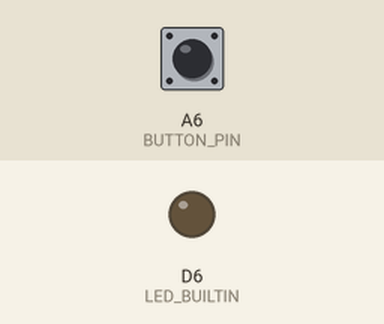
Simulated run of this sketch. Board: Arduino MKR. Parts: output pins drawn as LEDs (lit = HIGH). The test bench sets the inputs (shaded band); at power-on: A6 (BUTTON_PIN) HIGH. WiFi joins after 1.5 s; servers stay silent unless stated; random numbers use the default seed unless the sketch sets one; no MQTT or app messages arrive unless stated; what the sketch prints to the serial monitor is not drawn.

Above: at 2.7 s.
2.8 s: A6 (BUTTON_PIN) pulled LOW for 0.15 s
At 2.88 s:
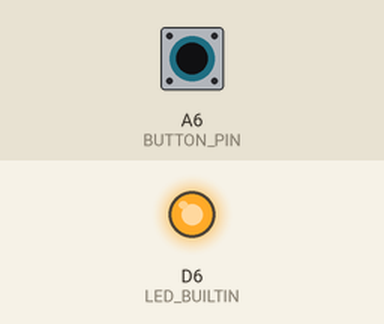
5.9 s: A6 (BUTTON_PIN) pulled LOW for 3.2 s
At 10.2 s:
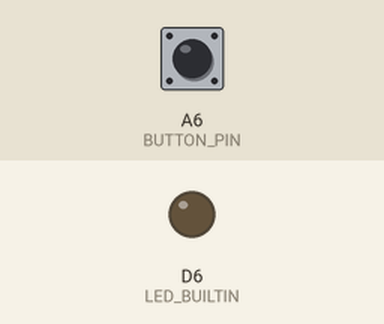
Timing chart, 0 to 11.7 s (numbered marks = the images above; inputs shaded):
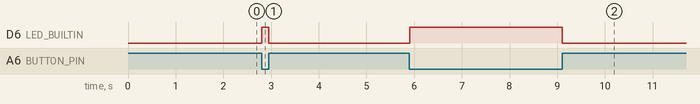

Measured:
- after the input at 2.8 s, D6 (LED_BUILTIN): LOW → HIGH at once, → LOW 0.15 s later
- after the input at 5.9 s, D6 (LED_BUILTIN): LOW → HIGH at once, → LOW 3.2 s later

The sketch:

iot_button.ino
```cpp
#include <PubSubClient.h>
#include <WiFiNINA.h>
#include <Bounce2.h>

const char* ssid = "WiFi Name"; //Enter SSID
const char* password = "WiFi Password"; //Enter Password
const char* mqttServer = "broker.hivemq.com"; //Enter server adress
const uint16_t mqttPort = 1883; // Enter server port
const char* mqttTopic = "ciid/iot/button";
#define BUTTON_PIN 21

WiFiClient wifi;
PubSubClient client(wifi);
Bounce button = Bounce();

void setup() {
  //open the serial port for debugging
  Serial.begin(115200);

  //set up the button
  pinMode(BUTTON_PIN, INPUT_PULLUP);
  button.attach(BUTTON_PIN);
  button.interval(5);

  //set up the LED for immediate feedback
  pinMode(LED_BUILTIN, OUTPUT);
  digitalWrite(LED_BUILTIN, LOW);

  //connect to wifi
  setup_wifi();
  client.setServer(mqttServer, mqttPort);
  client.setCallback(callback);
}

void loop() {
  //ensure MQTT is still connected
  if (!client.connected())
  {
    reconnect();
  }
  client.loop();

  //check the button state
  button.update();
  if (button.fell()){
    digitalWrite(LED_BUILTIN, HIGH);
    client.publish(mqttTopic, "down");
  } else if (button.rose()){
    digitalWrite(LED_BUILTIN, LOW);
    client.publish(mqttTopic, "up");
  }
}
```

wifi_handler.ino
```cpp
void setup_wifi()
{
  delay(10);

  // We start by connecting to a WiFi network
  Serial.println();
  Serial.print("Connecting to ");
  Serial.println(ssid);

  WiFi.begin(ssid, password);

  while (WiFi.status() != WL_CONNECTED)
  {
    delay(500);
    Serial.print(".");
  }

  randomSeed(micros());

  Serial.println("");
  Serial.println("WiFi connected");
  Serial.println("IP address: ");
  Serial.println(WiFi.localIP());
}

void callback(char* topic, byte* payload, unsigned int length)
{
  Serial.print("Message arrived [");
  Serial.print(topic);
  Serial.print("] ");
}

void reconnect()
{
  // Loop until we're reconnected
  while (!client.connected())
  {
    Serial.print("Attempting MQTT connection...");
    // Create a random client ID
    String clientId = "ArduinoClient-";
    clientId += String(random(0xffff), HEX);
    // Attempt to connect
    if (client.connect(clientId.c_str()))
    {
      Serial.println("connected");
      // ... and resubscribe
      client.subscribe("iot_button_in");
    } else
    {
      Serial.print("failed, rc=");
      Serial.print(client.state());
      Serial.println(" try again in 5 seconds");
      // Wait 5 seconds before retrying
      delay(5000);
    }
  }
}
```
